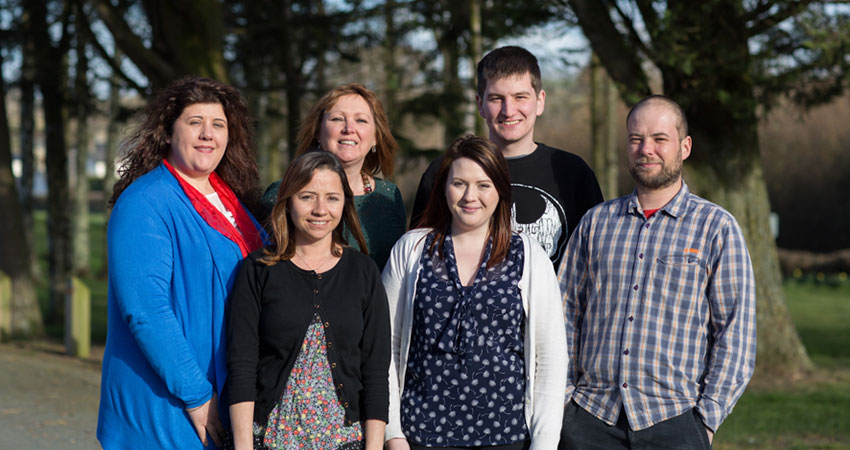
#> input picture project_2/people.jpg, 850 x 450 px
$ python process_realtime.py
#> lines starting #> are read from the running program, lines starting #| are printed output that depends on the picture; after the words box and inside, x2 and y2 are one past the last pixel; in counts of white or black regions, pixels touching at a corner belong together
#> in main, image is the input picture: shape (450, 850, 3); mean B, G, R 80.4, 77.7, 74.4
"""
ECE196 Face Recognition Project
Author: W Chen

Adapted from:
http://www.pyimagesearch.com/2015/03/30/accessing-the-raspberry-pi-camera-with-opencv-and-python/

Use this code as a template to process images in real time, using the same techniques as the last challenge.
You need to display a gray scale video with 320x240 dimensions, with box at the center
"""


# import the necessary packages
from picamera.array import PiRGBArray
from picamera import PiCamera
import time
import cv2

def process_image(img, newWidth, newHeight):
    # Converts the image to grayscale.
#> called with newWidth = 160, newHeight = 120
    img = cv2.cvtColor(img, cv2.COLOR_BGR2GRAY)
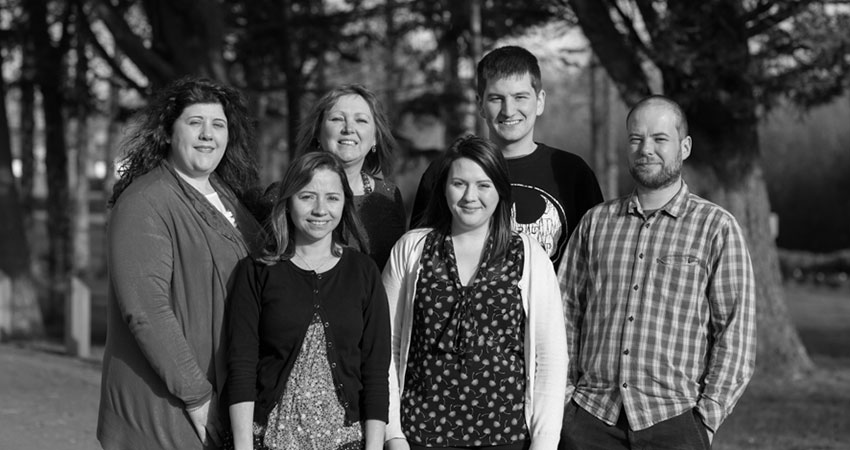
#> img: shape (450, 850); min 0, max 255, mean 77

    face_cascade = cv2.CascadeClassifier('haarcascade_frontalface_default.xml')

    faces = face_cascade.detectMultiScale(img, 1.1, 3)
#> faces = [[319, 94, 62, 62], [174, 99, 63, 63], [441, 161, 61, 61], [290, 173, 62, 62], [622, 112, 67, 67], [475, 71, 68, 68]]
    for (x,y,w,h) in faces:
        cv2.rectangle(img,(x,y),(x+w,y+h),(255,255,255),3)
#> this loop made 6 passes
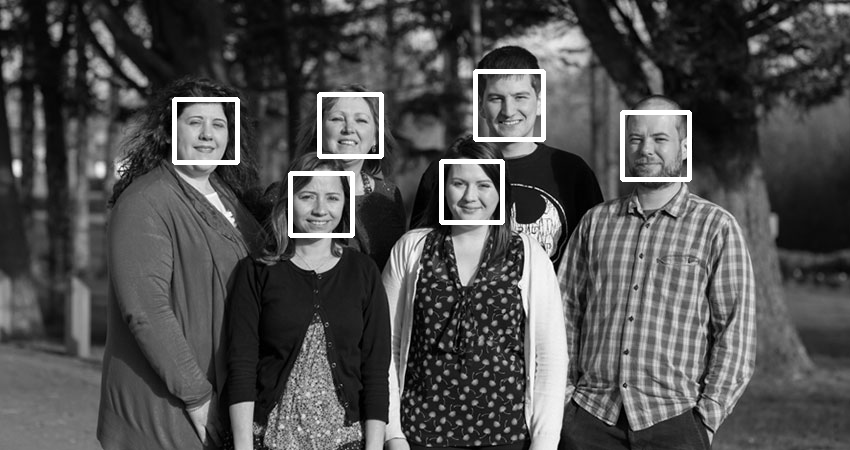
#> img: shape (450, 850); 1.98% of pixels changed, all inside (x1, y1, x2, y2) = (172, 69, 692, 238)

    # Resizes our image to our newly scaled dimensions
    img = cv2.resize(img, (newWidth, newHeight), interpolation = cv2.INTER_AREA)
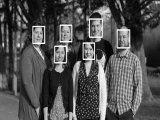
#> img: shape (120, 160); min 1, max 255, mean 80.7

    return img

def main():
  # initialize the camera and grab a reference to the raw camera capture
  """
  camera = PiCamera()
  camera.resolution = (640, 480)
  camera.framerate = 12
  rawCapture = PiRGBArray(camera, size=(640, 480))

  # allow the camera to warmup
  time.sleep(0.1)

  # capture frames from the camera
  for frame in camera.capture_continuous(rawCapture, format="bgr", use_video_port=True):
      # grab the raw NumPy array representing the image, then initialize the timestamp
      # and occupied/unoccupied text
      image = frame.array

      #image = process_image(image, 160, 120)

      # show the frame
      cv2.imshow("Frame", image)
      key = cv2.waitKey(1) & 0xFF

      # clear the stream in preparation for the next frame
      rawCapture.truncate(0)

      # if the `q` key was pressed, break from the loop
      if key == ord("q"):
          break
  """
  image = cv2.imread('people.jpg')
  image = process_image(image, 160, 120)
  cv2.imwrite('peopleNew.jpg', image)


if (__name__ == "__main__"):
  main()
